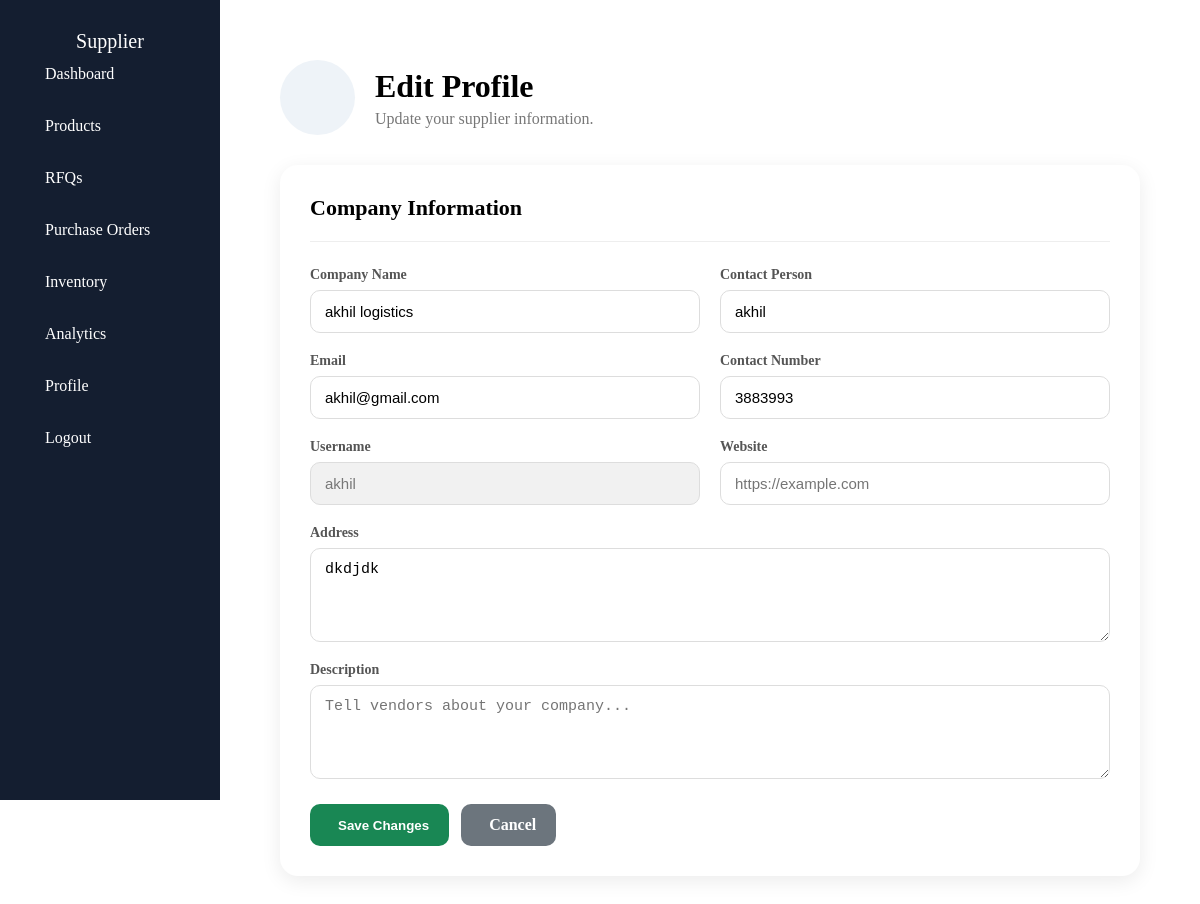
Page /editsupplierprofile/ (signed in) on the committed database.
### vendor/models.py (models this page shows, shortened)
class Supplier(models.Model):
   user=models.OneToOneField(User,on_delete=models.CASCADE)
   company_name=models.CharField(max_length=200)
   name=models.CharField(max_length=100)
   contact=models.CharField(max_length=10)
   address=models.TextField()
   description=models.TextField(blank=True)
   website=models.URLField(blank=True)
   rating=models.FloatField(default=0.0)
   images=models.ImageField(upload_to="supplier_images/",blank=True,null=True)
   status_choices=[
      ("Active","Active"),
      ("Pending","Pending"),
      ("Inactive","Inactive"),
   ]
   status=models.CharField(max_length=20,choices=status_choices,default="Pending")

### vendor/views.py (the view, shortened to what this page needs)
# urls.py: path("editsupplierprofile/",views.edit_supplier_profile,name="editsupplierprofile"),
@login_required
def edit_supplier_profile(request):
    supplier = Supplier.objects.get(
        user=request.user
    )
    return render(
        request,
        "editsupplierprofile.html",
        {
            "supplier": supplier
        }
    )

### vendor/templates/editsupplierprofile.html (shortened to what this page needs)
{% extends "base.html" %}
{% block content %}
<div class="profile-page">
    <div class="profile-header">
        <div class="supplier-profile-icon">
        </div>
        <div>
            <h1>
                Edit Profile
            </h1>
            <p>
                Update your supplier information.
            </p>
        </div>
    </div>
    <div class="profile-card">
        <div class="profile-card-header">
            <h2>
                Company Information
            </h2>
        </div>
        <form method="POST">
            <div class="profile-grid">
                <div class="edit-field">
                    <label for="company_name">
                        Company Name
                    </label>
                    <input
                        type="text"
                        id="company_name"
                        name="company_name"
                        value="{{ supplier.company_name }}"
                        required
                    >
                </div>
                <div class="edit-field">
                    <label for="name">
                        Contact Person
                    </label>
                    <input
                        type="text"
                        id="name"
                        name="name"
                        value="{{ supplier.name }}"
                        required
                    >
                </div>
                <div class="edit-field">
                    <label for="email">
                        Email
                    </label>
                    <input
                        type="email"
                        id="email"
                        name="email"
                        value="{{ supplier.user.email }}"
                        required
                    >
                </div>
                <div class="edit-field">
                    <label for="contact">
                        Contact Number
                    </label>
                    <input
                        type="text"
                        id="contact"
                        name="contact"
                        value="{{ supplier.contact }}"
                        maxlength="10"
                        required
                    >
                </div>
                <div class="edit-field">
                    <label for="username">
                        Username
                    </label>
                    <input
                        type="text"
                        id="username"
                        value="{{ supplier.user.username }}"
                        disabled
                    >
                </div>
                <div class="edit-field">
                    <label for="website">
                        Website
                    </label>
                    <input
                        type="url"
                        id="website"
                        name="website"
                        value="{{ supplier.website }}"
                        placeholder="https://example.com"
                    >
                </div>
                <div class="edit-field profile-full">
                    <label for="address">
                        Address
                    </label>
                    <textarea
                        id="address"
                        name="address"
                        rows="4"
                        required
                    >{{ supplier.address }}</textarea>
                </div>
                <div class="edit-field profile-full">
                    <label for="description">
                        Description
                    </label>
                    <textarea
                        id="description"
                        name="description"
                        rows="4"
                        placeholder="Tell vendors about your company..."
                    >{{ supplier.description }}</textarea>
                </div>
            </div>
            <div class="edit-actions">
                <button
                    type="submit"
                    class="save-profile-btn"
                >
                    Save Changes
                </button>
                <a
                    href="{% url 'supplierprofile' %}"
                    class="cancel-profile-btn"
                >
                    Cancel
                </a>
            </div>
        </form>
    </div>
</div>
{% endblock %}

### rows in the picture
Supplier: company_name "akhil logistics", name "akhil", email "akhil@gmail.com", contact "3883993", user.username "akhil", address "dkdjdk"
